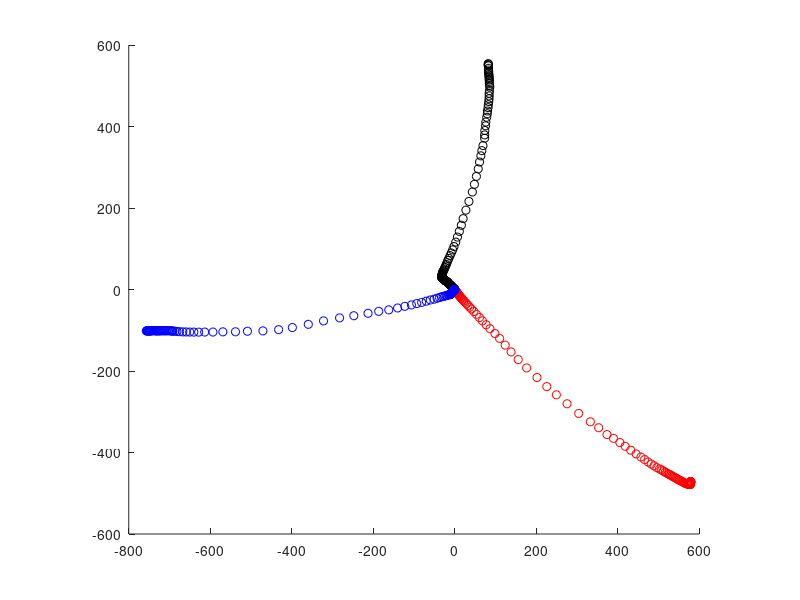
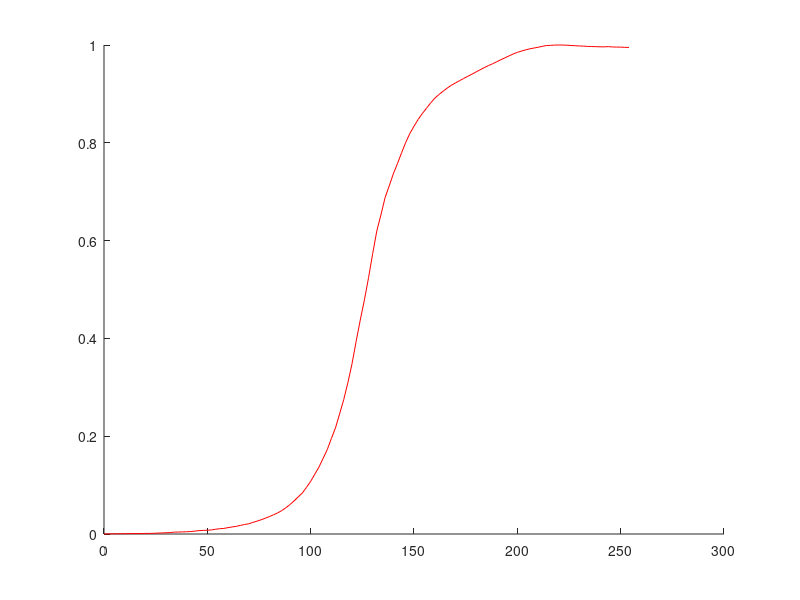

Reproduce these figures in MATLAB, in order. (Note: this script raises an error after producing the figures.)
clear; clc; close all;

calib = load('ActuationCalibration9.txt', '-ascii');

actuators = {calib(find(calib(:,1) == 0),:), calib(find(calib(:,1) == 1), :),...
    calib(find(calib(:,1) == 2), :)};

for i=1:length(actuators)
    actuators{i}(1,3:4) = 0;
    %actuators{i}(find(sqrt(sum(actuators{i}(:,3:4).^2,2)) < 0.25),3:4) = 0;
    actuators{i}(:,3) = cumsum(actuators{i}(:,3));
    actuators{i}(:,4) = cumsum(actuators{i}(:,4)); 
end

figure;
hold on;
colors = {'r', 'k', 'b'};
for i=1:length(actuators)
    scatter(actuators{i}(:,3), actuators{i}(:,4), colors{i});
end
daspect([1 1 1])

fsigm = @(p,xval) p(1)+(p(2)-p(1))./(1+10.^((p(3)-xval)*p(4)));

figure;
hold on;
for i=1:length(actuators)
    mag = sqrt(sum(actuators{i}(:,3:4).^2,2));
    mag = mag/max(mag);
    plot(actuators{i}(:,2),mag,colors{i});
    
    params = sigm_fit(actuators{i}(:,2), mag, [], [], 0);
    display(sprintf('actuatorCalibs[%d] = ActuatorCalibration(Vec2f64(0,0), Sigmoid(%f, %f, %f, %f));',i-1,params(1),params(2),params(3),params(4)));
    plot(actuators{i}(:,2),fsigm(params,actuators{i}(:,2)),strcat(colors{mod(i+1,3)+1},'--'));
end

invSigma = @(params, xs)round(max(min((params(4)*params(3)+log10(max((xs/255)-params(1),1e-6))-log10(max(params(2)-(xs/255),1e-6)))/params(4), 255),0));



syms a b c d x0 real
simplify(fsigm([a,b,c,d], (d*c+log10(x0-a)-log10(b-x0))/d));

figure;
hold on;
for i=1:length(actuators)
    mag = sqrt(sum(actuators{i}(:,3:4).^2,2));
    mag = mag/max(mag);
    plot(actuators{i}(:,2),mag,colors{i});
    
    params = sigm_fit(actuators{i}(:,2), mag, [], [], 0);
    xs = [0:255];
    mapped_xs = round(max(min((params(4)*params(3)+log10(max((xs/255)-params(1),1e-6))-log10(max(params(2)-(xs/255),1e-6)))/params(4), 255),0));
    plot(xs,fsigm(params, mapped_xs),strcat(colors{mod(i+1,3)+1},'--'));
end